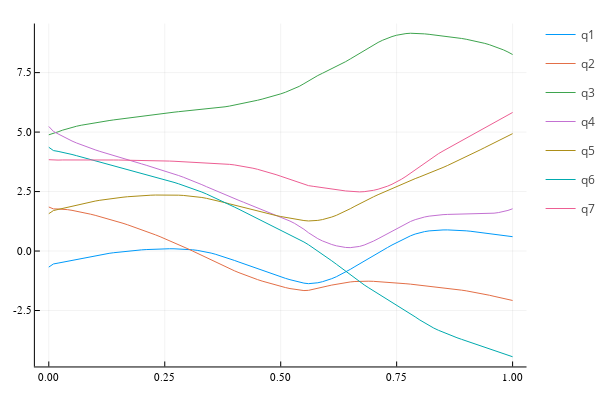

The notebook cell this image was saved under:
### Markdown cell above
![image.png](attachment:image.png)

### Code cell
include("DynamicSystems/biped5link.jl") # Defines hybrid system functions

params = ( m1 = 1,  m2 = 1,  m3 = 1,  m4 = 1,  m5 = 1, m6 = 1,
		      l12 = 1, l23 = 1, l34 = 1, l45 = 1, l36 = 1, g = 9.81)


foot1_pos = [0, 0]

θ1 = 280 * (π/180)
θ2 = 300 * (π/180)
θ3 = 90 * (π/180)
θ4 = 250 * (π/180)
θ5 = 220 * (π/180)

x0 = - params.l23 * cos(θ2) - params.l12 * cos(θ1)
y0 = - params.l23 * sin(θ2) - params.l12 * sin(θ1)

q0 = [x0, y0, θ1, θ2, θ3, θ4, θ5]
q̇0 = zeros(7)

A = 10
ω = 2π
# u = _t -> [0, A*sin(ω*_t), 0, 0]
u = _t -> [0,0,0,0]

joints = biped5link_kinematics(q0, params)

fpos = joints[1:2,:]

h = 0.01
tf = 1
T = Int.(tf/h)+1
times = h .* (0:T-1)
q_hist, q̇_hist, λ_hist = simulate(q0, q̇0, u, params, fpos, left_foot_constraint, h, T);

plot()
[plot!(times, q_hist[:,i], label="q$i") for i in 1:7]
display(plot!())
